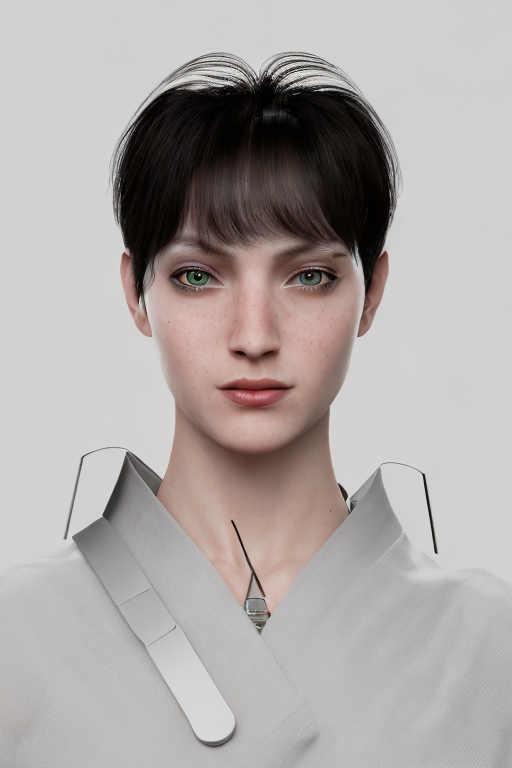
#> input picture data/test2_result3.png, 512 x 768 px
$ python drawing2.py
#> lines starting #> are read from the running program, lines starting #| are printed output that depends on the picture; after the words box and inside, x2 and y2 are one past the last pixel; in counts of white or black regions, pixels touching at a corner belong together
'''
drawing2 -> turtle로 그림 그리는 파일
while문 안에 넣어서 line 길이 넘어가면 MIN_DIST 0.2 씩 추가해서 다시 생성
'''
import cv2
import numpy as np
import matplotlib.pyplot as plt
from scipy.spatial import distance


# 파라미터
MIN_DIST = 5.5  # 최소 점 간 거리
IMG_PATH = "./data/test2_result3.png"

# 이미지 불러오기 및 전처리
image = cv2.imread(IMG_PATH)
#> image is the input picture: shape (768, 512, 3); mean B, G, R 165.9, 167.8, 173.9
if image is None:
    raise FileNotFoundError("이미지를 찾을 수 없습니다.")

bilateral = cv2.bilateralFilter(image, 9, 75, 75)
gray = cv2.cvtColor(bilateral, cv2.COLOR_BGR2GRAY)
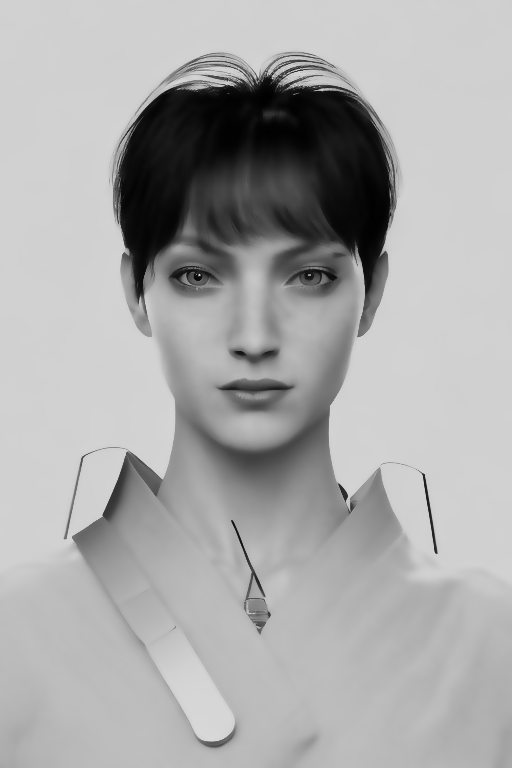
#> gray: shape (768, 512); min 0, max 222, mean 169.4
edges = cv2.Canny(gray, 50, 150)
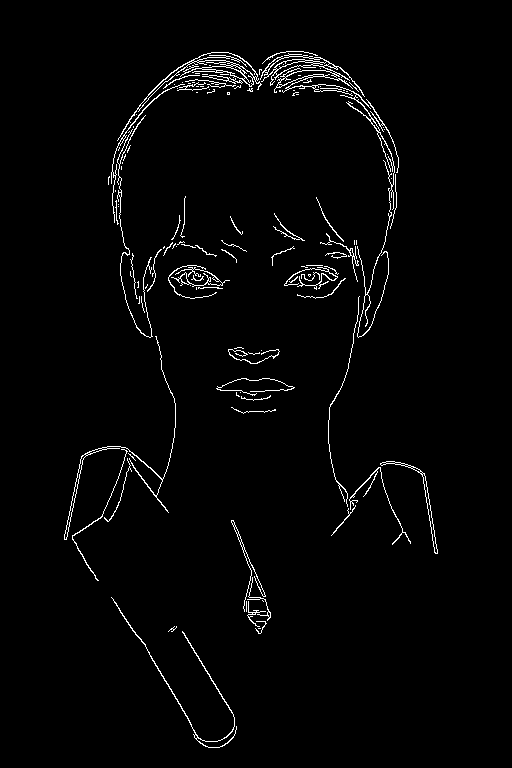
#> edges: shape (768, 512); 2.1% white in thin lines or dots, all inside (x1, y1, x2, y2) = (64, 51, 438, 748)

# Skeletonization
def skeletonize(img):
    skel = np.zeros(img.shape, np.uint8)
    element = cv2.getStructuringElement(cv2.MORPH_CROSS, (3, 3))
    while True:
        open_img = cv2.morphologyEx(img, cv2.MORPH_OPEN, element)
        temp = cv2.subtract(img, open_img)
        eroded = cv2.erode(img, element)
        skel = cv2.bitwise_or(skel, temp)
        img[:] = eroded[:]
        if cv2.countNonZero(img) == 0:
            break
    return skel

skeleton = skeletonize(edges)

# (y, x) 좌표 추출
points = np.column_stack(np.where(skeleton > 0))
#> points = 8358 pairs, first value 51 to 747, second value 64 to 437
visited = np.zeros(len(points), dtype=bool)
path = []

# 시작점: 가장 왼쪽 위 점
current_idx = np.argmin(points[:, 0] + points[:, 1])
#> current_idx = 1365
current_point = points[current_idx]
#> current_point = [79, 163]
visited[current_idx] = True
path.append(tuple(current_point))

# TSP-like 연결 (가장 가까운 점 찾기)
while not np.all(visited):
    dists = distance.cdist([current_point], points[~visited])
    nearest_idx_in_unvisited = np.argmin(dists)
    global_idx = np.where(~visited)[0][nearest_idx_in_unvisited]
    if dists[0, nearest_idx_in_unvisited] < MIN_DIST:
        visited[global_idx] = True
        continue  # 너무 가까우면 스킵
    current_point = points[global_idx]
    visited[global_idx] = True
    path.append(tuple(current_point))
#> this loop made 8357 passes
#> (nearest_idx_in_unvisited, global_idx) on passes 1 to 3: (1365, 1366), (1427, 1429), (1426, 1428)
#> after the loop, path = 850 pairs, first value 51 to 747, second value 64 to 435

# 결과 이미지 생성
draw_img = np.ones_like(image) * 255
cnt = 0
for pt in path:
    cnt += 1
    cv2.circle(draw_img, (pt[1], pt[0]), 1, (0, 0, 0), -1)
#> this loop made 850 passes
#> pt on passes 1 to 3: (79, 163), (83, 159), (87, 155)
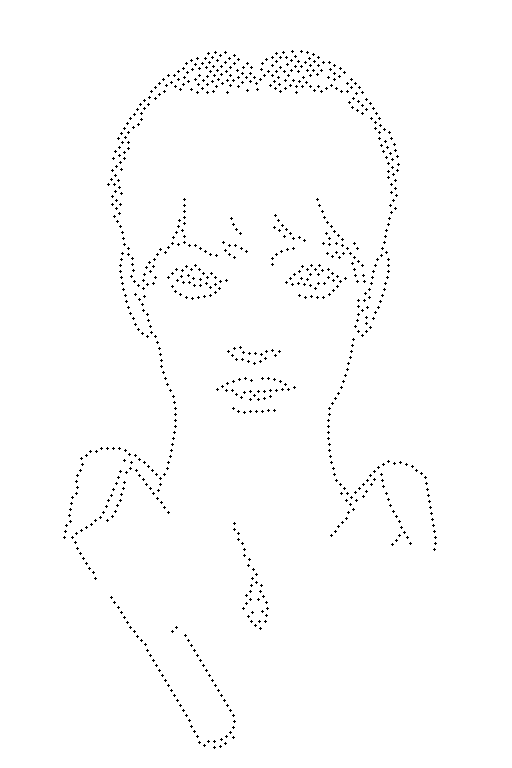
#> draw_img: shape (768, 512, 3); 98.9% white; black in thin lines or dots, all inside (x1, y1, x2, y2) = (63, 50, 437, 749)
#> after the loop, cnt = 850
print(f"cnt => {cnt}")
#| cnt => 850

# 저장 및 확인
cv2.imwrite("path_thinned.png", draw_img)
plt.imshow(cv2.cvtColor(draw_img, cv2.COLOR_BGR2RGB))
plt.title("Optimized Drawing Path")
plt.axis("off")
plt.show()

#############################
# path를 여러 개의 선으로 나누고, turtle로 뗐다 붙였다 그리는 버전
import turtle

# 거리 기준 (너무 멀면 새 선으로 인식)
BREAK_DIST = 15.0

# path를 여러 선으로 분할
def split_path_into_lines(path, break_dist=15.0):
    lines = []
    current_line = [path[0]]
    for prev, curr in zip(path[:-1], path[1:]):
        dist = np.linalg.norm(np.array(curr) - np.array(prev))
        if dist > break_dist:
            if len(current_line) > 1:
                lines.append(current_line)
            current_line = [curr]
        else:
            current_line.append(curr)
    if len(current_line) > 1:
        lines.append(current_line)
    return lines

# 좌표 변환용
h, w = 600, 800
scale_x = 800 / w
scale_y = 600 / h

# Turtle 설정
turtle.speed(0)
#> (this line was passed over: turtle is not available in this run)
turtle.bgcolor("white")
#> (this line was passed over: turtle is not available in this run)
turtle.pensize(1)
#> (this line was passed over: turtle is not available in this run)
#> (the run stopped early here; a loop or call above may not have finished)
